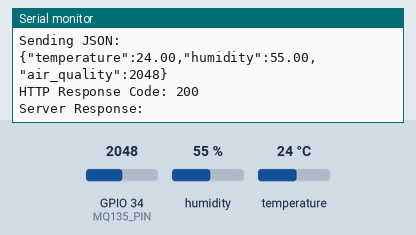
Bench run of a sketch on a simulated ESP32. Shown: the last lines printed to the serial monitor. Inputs (shaded band) come from the test bench; at power-on: humidity 55 %, GPIO 34 (MQ135_PIN) = 2048, temperature 24 °C. WiFi joins after 1.5 s; servers stay silent unless stated; uploads are accepted with an empty reply.

Above: at 3.2 s.
3.3 s: humidity set to 22 %
At 7.43 s:
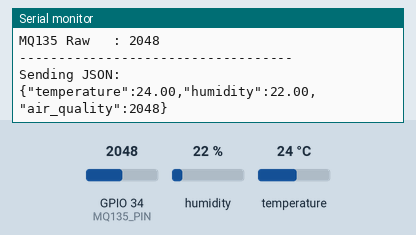
9.1 s: GPIO 34 (MQ135_PIN) set to 2866
At 13.7 s:
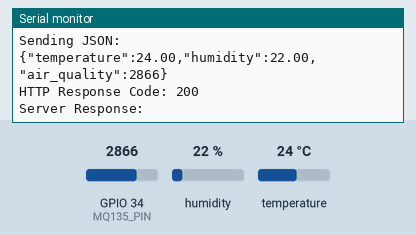
14.9 s: temperature set to 12 °C
At 19.0 s:
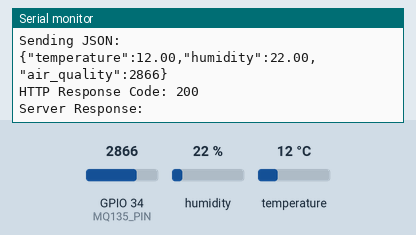
20.7 s: GPIO 34 (MQ135_PIN) set to 3603
At 24.3 s:
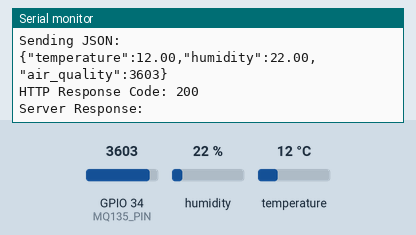
26.5 s: humidity set to 40 %
At 29.6 s:
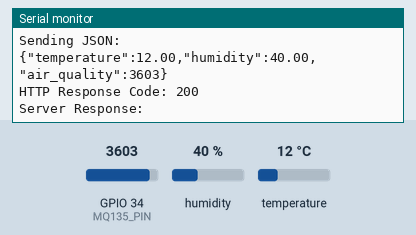
Timing chart, 0 to 31.1 s (numbered marks = the images above; inputs shaded):
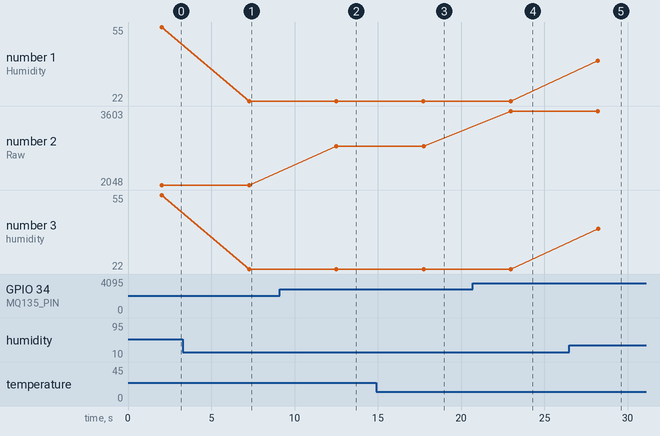

The sketch:

backend_esp_code.ino
```cpp
#include <WiFi.h>
#include <HTTPClient.h>
#include "DHT.h"

#define DHTPIN 15
#define DHTTYPE DHT11
#define MQ135_PIN 34

// 🔹 Replace with your WiFi credentials
const char* ssid = "Saion";
const char* password = "Saion123";

// 🔹 Replace with your laptop IP
const char* serverUrl = "http://10.46.209.33:6000/api/update";

DHT dht(DHTPIN, DHTTYPE);

void setup() {
  Serial.begin(115200);
  dht.begin();

  Serial.println("\n====================================");
  Serial.println(" ESP32 IoT Test Mode Starting...");
  Serial.println("====================================");

  WiFi.begin(ssid, password);
  Serial.print("Connecting to WiFi");

  while (WiFi.status() != WL_CONNECTED) {
    delay(1000);
    Serial.print(".");
  }

  Serial.println("\nConnected to WiFi!");
  Serial.print("ESP IP Address: ");
  Serial.println(WiFi.localIP());
}

void loop() {

  // ----------- Read Sensors -----------
  float temperature = dht.readTemperature();
  float humidity = dht.readHumidity();
  int mqRaw = analogRead(MQ135_PIN);

  if (isnan(temperature) || isnan(humidity)) {
    Serial.println("❌ DHT11 read failed!");
    delay(3000);
    return;
  }

  Serial.println("\n----------- SENSOR DATA -----------");
  Serial.print("Temperature : ");
  Serial.print(temperature);
  Serial.println(" °C");

  Serial.print("Humidity    : ");
  Serial.print(humidity);
  Serial.println(" %");

  Serial.print("MQ135 Raw   : ");
  Serial.println(mqRaw);
  Serial.println("-----------------------------------");

  // ----------- Send To Backend -----------
  if (WiFi.status() == WL_CONNECTED) {

    HTTPClient http;
    http.begin(serverUrl);
    http.addHeader("Content-Type", "application/json");

    String jsonData = "{";
    jsonData += "\"temperature\":" + String(temperature) + ",";
    jsonData += "\"humidity\":" + String(humidity) + ",";
    jsonData += "\"air_quality\":" + String(mqRaw);
    jsonData += "}";

    Serial.println("Sending JSON:");
    Serial.println(jsonData);

    int httpResponseCode = http.POST(jsonData);

    Serial.print("HTTP Response Code: ");
    Serial.println(httpResponseCode);

    if (httpResponseCode > 0) {
      String response = http.getString();
      Serial.print("Server Response: ");
      Serial.println(response);
    } else {
      Serial.println("Error sending data.");
    }

    http.end();
  } else {
    Serial.println("WiFi Disconnected!");
  }

  delay(5000);  // Send every 5 seconds
}
```

Measured:
- after the input at 3.3 s, the serial monitor: prints a new line after 4.0 s (image 1)
- after the input at 9.1 s, the serial monitor: prints a new line after 3.4 s (image 2)
- after the input at 14.9 s, the serial monitor: prints a new line after 2.8 s (image 3)
- after the input at 20.7 s, the serial monitor: prints a new line after 2.3 s (image 4)
- after the input at 26.5 s, the serial monitor: prints a new line after 1.7 s (image 5)
- plotted number 1: 55 → 22 after the input at 3.3 s, 22 → 40 after the input at 26.5 s
- plotted number 2: 2048 → 2866 after the input at 9.1 s, 2866 → 3603 after the input at 20.7 s
- plotted number 3: 55 → 22 after the input at 3.3 s, 22 → 40 after the input at 26.5 s
